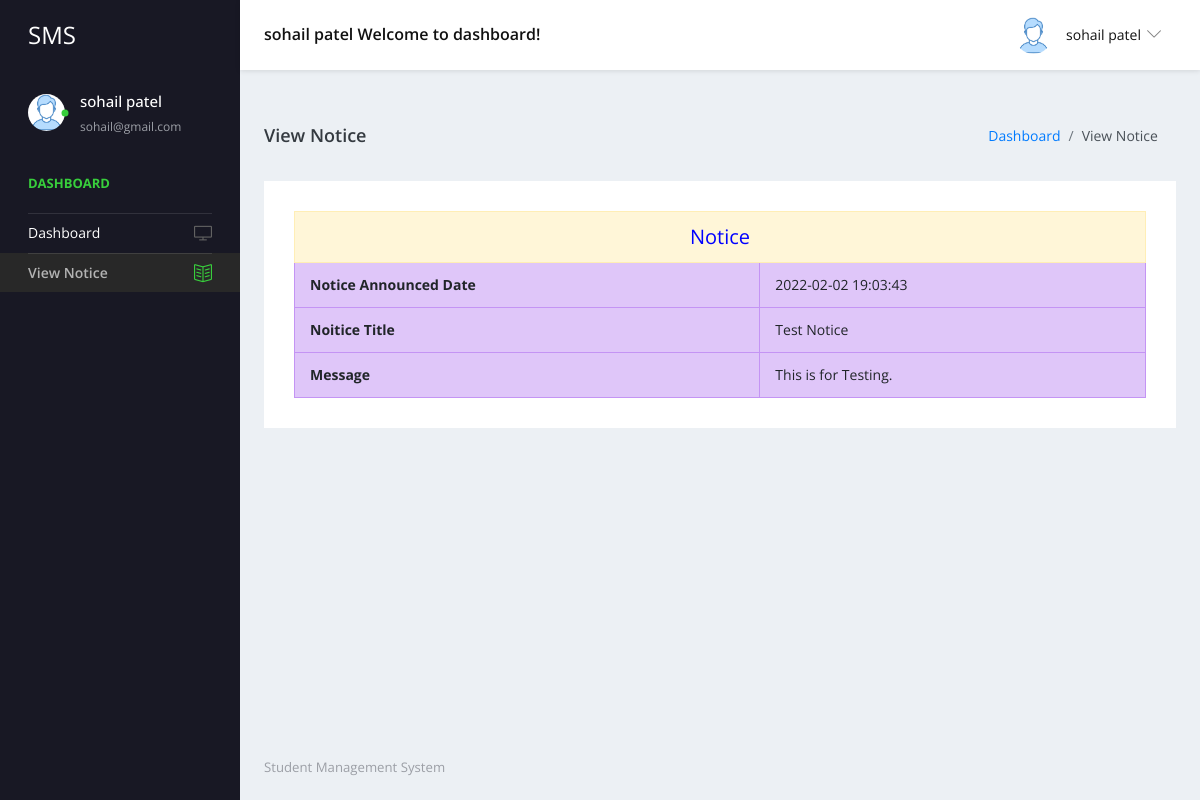
Page /user/view-notice.php (signed in) on the committed database.
### tables this page shows
CREATE TABLE `tblstudent` (
  `ID` int NOT NULL,
  `StudentName` varchar(200) DEFAULT NULL,
  `StudentEmail` varchar(200) DEFAULT NULL,
  `StudentClass` varchar(100) DEFAULT NULL,
  `Gender` varchar(50) DEFAULT NULL,
  `DOB` date DEFAULT NULL,
  `StuID` varchar(200) DEFAULT NULL,
  `FatherName` mediumtext,
  `MotherName` mediumtext,
  `ContactNumber` bigint DEFAULT NULL,
  `AltenateNumber` bigint DEFAULT NULL,
  `Address` mediumtext,
  `UserName` varchar(200) DEFAULT NULL,
  `Password` varchar(200) DEFAULT NULL,
  `Image` varchar(200) DEFAULT NULL,
  `DateofAdmission` timestamp NULL DEFAULT CURRENT_TIMESTAMP
);

CREATE TABLE `tblnotice` (
  `ID` int NOT NULL,
  `NoticeTitle` mediumtext,
  `ClassId` int DEFAULT NULL,
  `NoticeMsg` mediumtext,
  `CreationDate` timestamp NULL DEFAULT CURRENT_TIMESTAMP
);

### user/view-notice.php (the view, shortened to what this page needs)
<?php
include('includes/dbconnection.php');
if (strlen($_SESSION['sturecmsstuid']==0)) {
  header('location:logout.php');
  } else{
  ?>
<!DOCTYPE html>
<html lang="en">
  <head>
    <link rel="stylesheet" href="vendors/simple-line-icons/css/simple-line-icons.css">
    <link rel="stylesheet" href="vendors/flag-icon-css/css/flag-icon.min.css">
    <link rel="stylesheet" href="vendors/css/vendor.bundle.base.css">
    <link rel="stylesheet" href="vendors/select2/select2.min.css">
    <link rel="stylesheet" href="vendors/select2-bootstrap-theme/select2-bootstrap.min.css">
    <link rel="stylesheet" href="css/style.css" />
  </head>
  <body>
    <div class="container-scroller">
     <?php include_once('includes/header.php');?>
      <div class="container-fluid page-body-wrapper">
      <?php include_once('includes/sidebar.php');?>
        <div class="main-panel">
          <div class="content-wrapper">
            <div class="page-header">
              <h3 class="page-title"> View Notice </h3>
              <nav aria-label="breadcrumb">
                <ol class="breadcrumb">
                  <li class="breadcrumb-item"><a href="dashboard.php">Dashboard</a></li>
                  <li class="breadcrumb-item active" aria-current="page"> View Notice</li>
                </ol>
              </nav>
            </div>
            <div class="row">
              <div class="col-12 grid-margin stretch-card">
                <div class="card">
                  <div class="card-body">
                    <table border="1" class="table table-bordered mg-b-0">
                      <?php
$stuclass=$_SESSION['stuclass'];
$sql="SELECT tblclass.ID,tblclass.ClassName,tblclass.Section,tblnotice.NoticeTitle,tblnotice.CreationDate,tblnotice.ClassId,tblnotice.NoticeMsg,tblnotice.ID as nid from tblnotice join tblclass on tblclass.ID=tblnotice.ClassId where tblnotice.ClassId=:stuclass";
$query = $dbh -> prepare($sql);
$query->bindParam(':stuclass',$stuclass,PDO::PARAM_STR);
$query->execute();
$results=$query->fetchAll(PDO::FETCH_OBJ);
$cnt=1;
if($query->rowCount() > 0)
{
foreach($results as $row)
{               ?>
 <tr align="center" class="table-warning">
<td colspan="4" style="font-size:20px;color:blue">
 Notice</td></tr>
<tr class="table-info">
    <th>Notice Announced Date</th>
    <td><?php  echo $row->CreationDate;?></td>
  </tr>
    <tr class="table-info">
    <th>Noitice Title</th>
    <td><?php  echo $row->NoticeTitle;?></td>
  </tr>
  <tr class="table-info">
     <th>Message</th>
    <td><?php  echo $row->NoticeMsg;?></td>
  </tr>
  <?php $cnt=$cnt+1;}} else { ?>
<tr>
  <th colspan="2" style="color:red;">No Notice Found</th>
</tr>
  <?php } ?>
</table>
                  </div>
                </div>
              </div>
            </div>
          </div>
         <?php include_once('includes/footer.php');?>
        </div>
      </div>
    </div>
  </body>
</html><?php }  ?>

### user/includes/header.php (shortened to what this page needs)
 <nav class="navbar default-layout-navbar col-lg-12 col-12 p-0 fixed-top d-flex flex-row">
        <div class="navbar-brand-wrapper d-flex align-items-center">
          <a class="navbar-brand brand-logo" href="dashboard.php">
            <strong style="color: white;">SMS</strong>
          </a>
        </div>
        <?php
         $uid= $_SESSION['sturecmsuid'];
$sql="SELECT * from tblstudent where ID=:uid";
$query = $dbh -> prepare($sql);
$query->bindParam(':uid',$uid,PDO::PARAM_STR);
$query->execute();
$results=$query->fetchAll(PDO::FETCH_OBJ);
$cnt=1;
if($query->rowCount() > 0)
{
foreach($results as $row)
{               ?>
        <div class="navbar-menu-wrapper d-flex align-items-center flex-grow-1">
          <h5 class="mb-0 font-weight-medium d-none d-lg-flex"><?php  echo htmlentities($row->StudentName);?> Welcome to dashboard!</h5>
          <ul class="navbar-nav navbar-nav-right ml-auto">
            <li class="nav-item dropdown d-none d-xl-inline-flex user-dropdown">
              <a class="nav-link dropdown-toggle" id="UserDropdown" href="#" data-toggle="dropdown" aria-expanded="false">
                <img class="img-xs rounded-circle ml-2" src="images/faces/face8.jpg" alt="Profile image"> <span class="font-weight-normal"> <?php  echo htmlentities($row->StudentName);?> </span></a>
                  <p class="font-weight-light text-muted mb-0"><?php  echo htmlentities($row->StudentEmail);?></p><?php $cnt=$cnt+1;}} ?>
            </li>
          </ul>
        </div>
      </nav>

### user/includes/sidebar.php
<nav class="sidebar sidebar-offcanvas" id="sidebar">
          <ul class="nav">
            <li class="nav-item nav-profile">
              <a href="#" class="nav-link">
                <div class="profile-image">
                  <img class="img-xs rounded-circle" src="images/faces/face8.jpg" alt="profile image">
                  <div class="dot-indicator bg-success"></div>
                </div>
                <div class="text-wrapper">
                  <?php
         $uid= $_SESSION['sturecmsuid'];
$sql="SELECT * from tblstudent where ID=:uid";
$query = $dbh -> prepare($sql);
$query->bindParam(':uid',$uid,PDO::PARAM_STR);
$query->execute();
$results=$query->fetchAll(PDO::FETCH_OBJ);
$cnt=1;
if($query->rowCount() > 0)
{
foreach($results as $row)
{               ?>
                  <p class="profile-name"><?php  echo htmlentities($row->StudentName);?></p>
                  <p class="designation"><?php  echo htmlentities($row->StudentEmail);?></p><?php $cnt=$cnt+1;}} ?>
                </div>
              </a>
            </li>
            <li class="nav-item nav-category">
              <span class="nav-link">Dashboard</span>
            </li>
            <li class="nav-item">
              <a class="nav-link" href="dashboard.php">
                <span class="menu-title">Dashboard</span>
                <i class="icon-screen-desktop menu-icon"></i>
              </a>
            </li>
            <li class="nav-item">
              <a class="nav-link" href="view-notice.php">
                <span class="menu-title">View Notice</span>
                <i class="icon-book-open menu-icon"></i>
              </a>
            </li>
          </ul>
        </nav>

### rows in the picture
tblstudent: StudentName "sohail patel", StudentEmail "sohail@gmail.com"
tblnotice: CreationDate "2022-02-02 19:03:43", NoticeTitle "Test Notice", NoticeMsg "This is for Testing."
